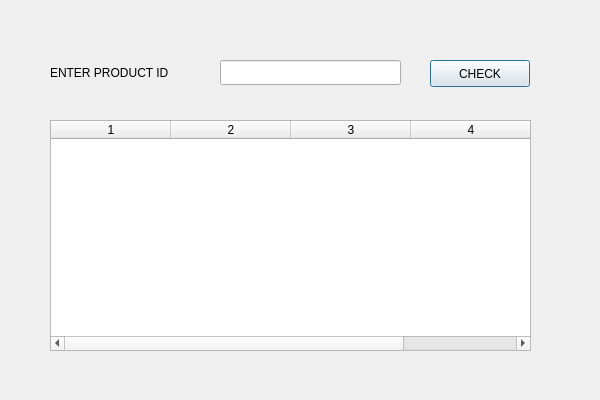
<?xml version="1.0" encoding="UTF-8"?>
<ui version="4.0">
 <class>prod_checkClass</class>
 <widget class="QDialog" name="prod_checkClass">
  <property name="geometry">
   <rect>
    <x>0</x>
    <y>0</y>
    <width>600</width>
    <height>400</height>
   </rect>
  </property>
  <property name="windowTitle">
   <string>prod_check</string>
  </property>
  <widget class="QPushButton" name="pushButton">
   <property name="geometry">
    <rect>
     <x>430</x>
     <y>60</y>
     <width>100</width>
     <height>27</height>
    </rect>
   </property>
   <property name="text">
    <string>CHECK</string>
   </property>
  </widget>
  <widget class="QLineEdit" name="lineEdit">
   <property name="geometry">
    <rect>
     <x>220</x>
     <y>60</y>
     <width>181</width>
     <height>25</height>
    </rect>
   </property>
  </widget>
  <widget class="QLabel" name="label">
   <property name="geometry">
    <rect>
     <x>50</x>
     <y>60</y>
     <width>131</width>
     <height>25</height>
    </rect>
   </property>
   <property name="text">
    <string>ENTER PRODUCT ID</string>
   </property>
  </widget>
  <widget class="QTableWidget" name="tableWidget">
   <property name="geometry">
    <rect>
     <x>50</x>
     <y>120</y>
     <width>481</width>
     <height>231</height>
    </rect>
   </property>
   <property name="columnCount">
    <number>4</number>
   </property>
   <attribute name="horizontalHeaderDefaultSectionSize">
    <number>120</number>
   </attribute>
   <column/>
   <column/>
   <column/>
   <column/>
  </widget>
 </widget>
 <layoutdefault spacing="6" margin="11"/>
 <resources/>
 <connections/>
</ui>
